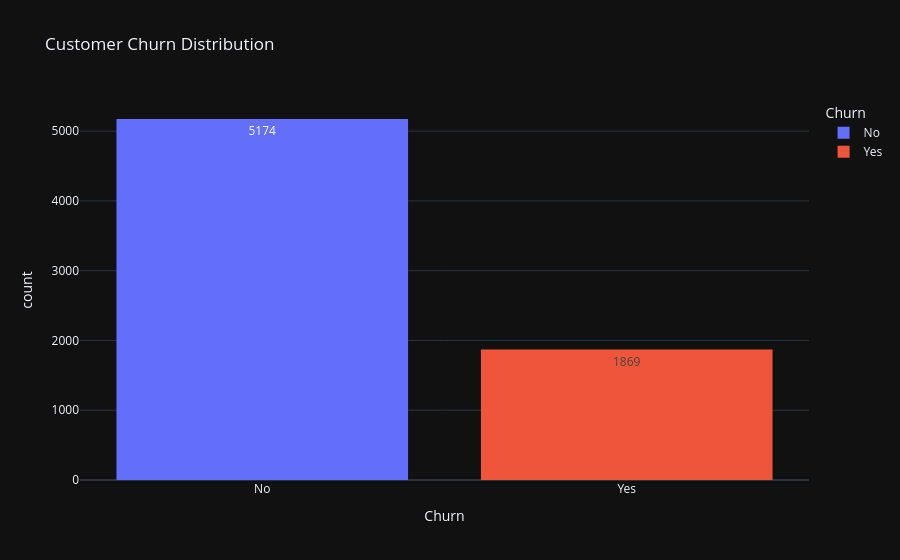
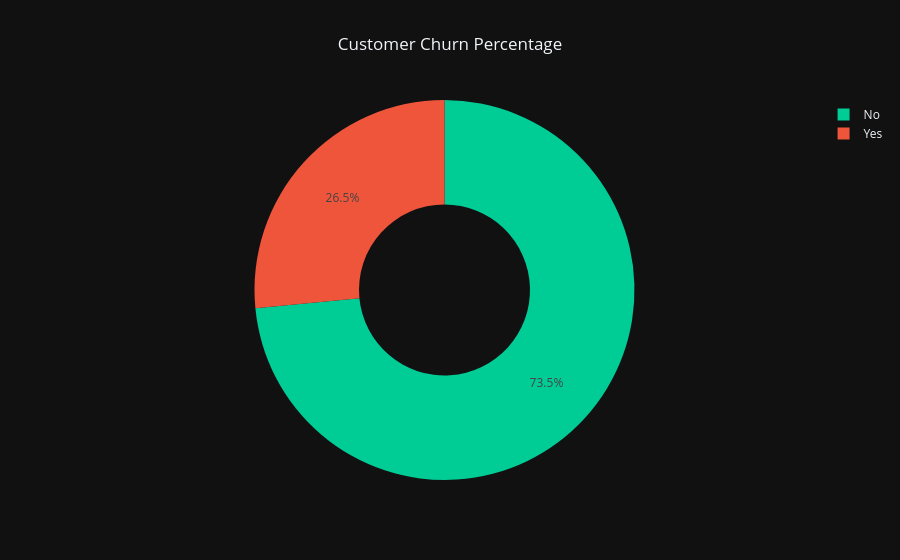
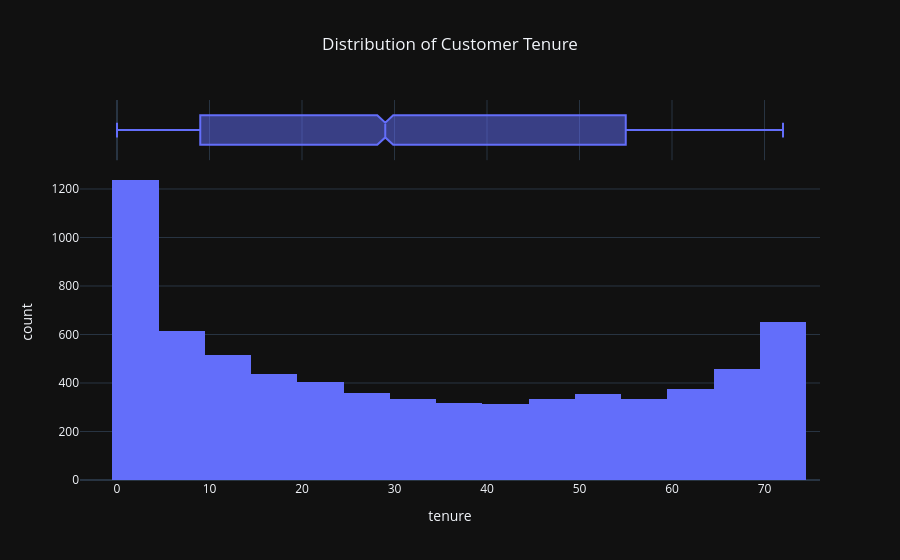
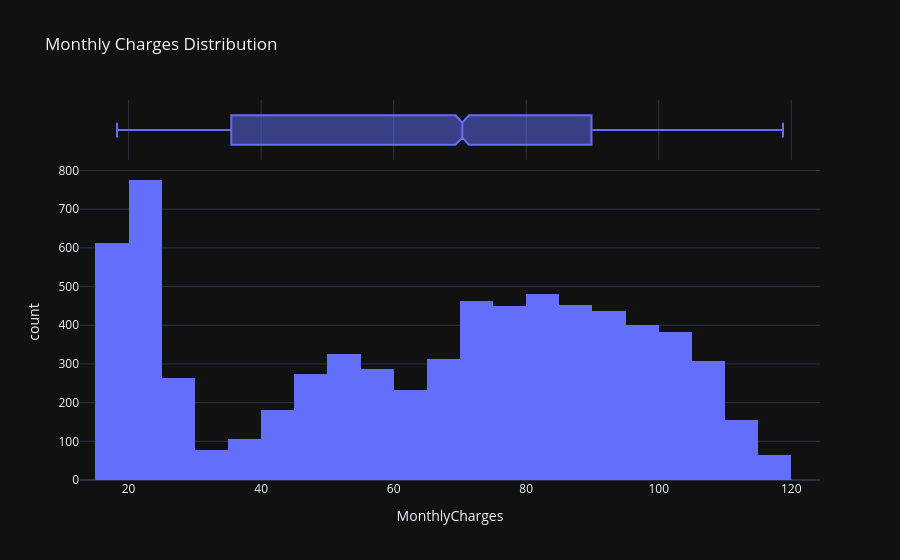

Notebook source saved alongside these figures, in order:
### Markdown cell above
### Visual distribution analyses, finding data trends, checking target balance, and studying feature relationships.

### Code cell
import warnings
import plotly.express as px
import plotly.io as pio
warnings.filterwarnings('ignore')
import nbformat

pio.templates.default = 'plotly_dark'

# Create a new Copy of data dataframe.. 
df = data.copy()

# Separate Column Types
num_cols = df.select_dtypes(include=['int64', 'float64']).columns
cat_cols = df.select_dtypes(include='object').columns




# Customer Churn Distribution
fig=px.histogram(df,
                x='Churn',
                color='Churn',
                text_auto=True,
                title='Customer Churn Distribution')

fig.show()
# Churn Percentage
fig=px.pie(df,
           names='Churn',
           hole=0.45,
           title='Customer Churn Percentage',
           color="Churn",
           color_discrete_map={
           "Yes": "#EF553B",
           "No": "#00CC96"
           }
           )
fig.update_layout(title_x=0.5)
fig.show()


# Distribution of Customer Tenure
fig=px.histogram(df,
                 x='tenure',
                 nbins=30,
                 marginal='box',
                 title='Distribution of Customer Tenure',
                
                 )
fig.update_layout(title_x=0.5,template='plotly_dark')

fig.show()

# Tenure vs Churn
fig=px.box(df,
           x='Churn',
           y='tenure',
           color='Churn',
           title='Tenure Vs Churn',
           color_discrete_map={'Yes':'teal','No':'red'}
           )
           
fig.update_layout(title_x=0.5)

# Monthly Charges Distribution
fig=px.histogram(df,
                 x='MonthlyCharges',
                 nbins=30,
                 marginal='box',
                 title='Monthly Charges Distribution')
fig.show()
# Monthly charges vs Churn
fig=px.box(df,
                x='Churn',
                y='MonthlyCharges',
                color='Churn',
                title='Monthly Charges vs Churn',
                color_discrete_sequence = ["#00B4D8", "#FF6B6B"]

                )
fig.show()



# Contract vs Churn
fig=px.histogram(df,
                x='Contract',
                color='Churn',
                barmode='group',
                title='Contract Type vs Churn'
                  )
fig.show()


# Internet Service vs Churn

fig=px.histogram(df,
                x='InternetService',
                color='Churn',
                barmode='group',
                title='Internet Service vs Churn')
fig.update_layout(title_x=0.5)
fig.show()

 # Online Security vs Churn
fig=px.histogram(df,
                x='OnlineSecurity',
                color='Churn',
                barmode='group',
                title='Online Security vs Churn')
fig.update_layout(title_x=0.5)
fig.show()

# Tech Support vs Churn
fig = px.histogram(
    df,
    x="TechSupport",
    color="Churn",
    barmode="group",
    title="Tech Support vs Churn"
)

fig.show()

# Payment Method vs Churn
fig = px.histogram(
    df,
    x="PaymentMethod",
    color="Churn",
    barmode="group",
    title="Payment Method vs Churn"
)

fig.update_layout(xaxis_tickangle=-30)

fig.show()
# Senior Citizen vs Churn
fig = px.histogram(
    df,
    x="SeniorCitizen",
    color="Churn",
    barmode="group",
    title="Senior Citizen vs Churn",
    color_discrete_map={
    "No": "navy",
    "Yes": "coral"}
    )

fig.show()
#Correlation Heatmap
from sklearn.preprocessing import LabelEncoder

df_encoded = df.copy()

le = LabelEncoder()

# for col in df_encoded.columns:
#     if df_encoded[col].dtype == "object":
#         df_encoded[col] = le.fit_transform(df_encoded[col].astype(str))

# # plt.figure(figsize=(18,12))
# # sns.heatmap(
# #     df_encoded.corr(),
# #     cmap="coolwarm",
# #     annot=True
# # )
# # plt.title("Correlation Heatmap")
# # plt.show()

fig = px.histogram(
    df,
    x="InternetService",
    color="Churn",
    facet_col="Contract",
    barmode="group",
    title="Internet Service, Contract and Churn"
)
fig.update_layout(title_x=0.5)

fig.show()
# Total services vs churn
service_cols = [
    "PhoneService",
    "MultipleLines",
    "OnlineSecurity",
    "OnlineBackup",
    "DeviceProtection",
    "TechSupport",
    "StreamingTV",
    "StreamingMovies"
]

df["TotalServices"] = (
    df[service_cols]
    .replace({
        "Yes":1,
        "No":0,
        "No internet service":0,
        "No phone service":0
    })
    .sum(axis=1)
)



fig = px.box(
    df,
    x="Churn",
    y="TotalServices",
    color="Churn",
    title="Total Services vs Churn"
)

fig.show()

### Figure 1 — Plotly figure (JSON) as saved in the notebook; plotly's stock layout.template omitted (floating-point values rounded to 4 significant figures; data arrays with more than 128 entries replaced by an {"elided": "..."} marker saying what was removed)
{"data": [{"bingroup": "x", "hovertemplate": "Churn=%{x}<br>count=%{y}<extra></extra>", "legendgroup": "No", "marker": {"color": "#636efa", "pattern": {"shape": ""}}, "name": "No", "orientation": "v", "showlegend": true, "texttemplate": "%{value}", "type": "histogram", "x": {"elided": "5174 str values"}, "xaxis": "x", "yaxis": "y"}, {"bingroup": "x", "hovertemplate": "Churn=%{x}<br>count=%{y}<extra></extra>", "legendgroup": "Yes", "marker": {"color": "#EF553B", "pattern": {"shape": ""}}, "name": "Yes", "orientation": "v", "showlegend": true, "texttemplate": "%{value}", "type": "histogram", "x": {"elided": "1869 str values"}, "xaxis": "x", "yaxis": "y"}], "layout": {"barmode": "relative", "legend": {"title": {"text": "Churn"}, "tracegroupgap": 0}, "title": {"text": "Customer Churn Distribution"}, "xaxis": {"anchor": "y", "categoryarray": ["No", "Yes"], "categoryorder": "array", "domain": [0, 1], "title": {"text": "Churn"}}, "yaxis": {"anchor": "x", "domain": [0, 1], "title": {"text": "count"}}}}

### Figure 2 — Plotly figure (JSON) as saved in the notebook; plotly's stock layout.template omitted (floating-point values rounded to 4 significant figures; data arrays with more than 128 entries replaced by an {"elided": "..."} marker saying what was removed)
{"data": [{"customdata": {"elided": "7043x1 str values"}, "domain": {"x": [0, 1], "y": [0, 1]}, "hole": 0.45, "hovertemplate": "Churn=%{customdata[0]}<extra></extra>", "labels": {"elided": "7043 str values"}, "legendgroup": "", "marker": {"colors": {"elided": "7043 str values"}}, "name": "", "showlegend": true, "type": "pie"}], "layout": {"legend": {"tracegroupgap": 0}, "title": {"text": "Customer Churn Percentage", "x": 0.5}}}

### Figure 3 — Plotly figure (JSON) as saved in the notebook; plotly's stock layout.template omitted (floating-point values rounded to 4 significant figures; data arrays with more than 128 entries replaced by an {"elided": "..."} marker saying what was removed)
{"data": [{"bingroup": "x", "hovertemplate": "tenure=%{x}<br>count=%{y}<extra></extra>", "legendgroup": "", "marker": {"color": "#636efa", "pattern": {"shape": ""}}, "name": "", "nbinsx": 30, "orientation": "v", "showlegend": false, "type": "histogram", "x": {"elided": "7043 int values"}, "xaxis": "x", "yaxis": "y"}, {"hovertemplate": "tenure=%{x}<extra></extra>", "legendgroup": "", "marker": {"color": "#636efa"}, "name": "", "notched": true, "showlegend": false, "type": "box", "x": {"elided": "7043 int values"}, "xaxis": "x2", "yaxis": "y2"}], "layout": {"barmode": "relative", "legend": {"tracegroupgap": 0}, "title": {"text": "Distribution of Customer Tenure", "x": 0.5}, "xaxis": {"anchor": "y", "domain": [0, 1], "title": {"text": "tenure"}}, "xaxis2": {"anchor": "y2", "domain": [0, 1], "matches": "x", "showgrid": true, "showticklabels": false}, "yaxis": {"anchor": "x", "domain": [0, 0.8316], "title": {"text": "count"}}, "yaxis2": {"anchor": "x2", "domain": [0.8416, 1], "matches": "y2", "showgrid": false, "showline": false, "showticklabels": false, "ticks": ""}}}

### Figure 4 — Plotly figure (JSON) as saved in the notebook; plotly's stock layout.template omitted (floating-point values rounded to 4 significant figures; data arrays with more than 128 entries replaced by an {"elided": "..."} marker saying what was removed)
{"data": [{"bingroup": "x", "hovertemplate": "MonthlyCharges=%{x}<br>count=%{y}<extra></extra>", "legendgroup": "", "marker": {"color": "#636efa", "pattern": {"shape": ""}}, "name": "", "nbinsx": 30, "orientation": "v", "showlegend": false, "type": "histogram", "x": {"elided": "7043 float values"}, "xaxis": "x", "yaxis": "y"}, {"hovertemplate": "MonthlyCharges=%{x}<extra></extra>", "legendgroup": "", "marker": {"color": "#636efa"}, "name": "", "notched": true, "showlegend": false, "type": "box", "x": {"elided": "7043 float values"}, "xaxis": "x2", "yaxis": "y2"}], "layout": {"barmode": "relative", "legend": {"tracegroupgap": 0}, "title": {"text": "Monthly Charges Distribution"}, "xaxis": {"anchor": "y", "domain": [0, 1], "title": {"text": "MonthlyCharges"}}, "xaxis2": {"anchor": "y2", "domain": [0, 1], "matches": "x", "showgrid": true, "showticklabels": false}, "yaxis": {"anchor": "x", "domain": [0, 0.8316], "title": {"text": "count"}}, "yaxis2": {"anchor": "x2", "domain": [0.8416, 1], "matches": "y2", "showgrid": false, "showline": false, "showticklabels": false, "ticks": ""}}}
